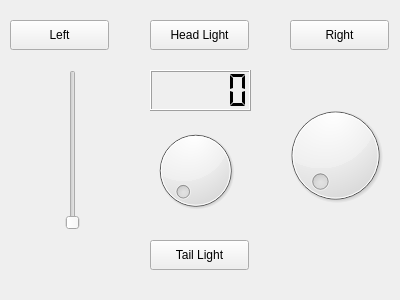
<?xml version="1.0" encoding="UTF-8"?>
<ui version="4.0">
 <class>Form</class>
 <widget class="QWidget" name="Form">
  <property name="geometry">
   <rect>
    <x>0</x>
    <y>0</y>
    <width>400</width>
    <height>300</height>
   </rect>
  </property>
  <property name="windowTitle">
   <string>Form</string>
  </property>
  <widget class="QSlider" name="verticalSlider">
   <property name="geometry">
    <rect>
     <x>60</x>
     <y>70</y>
     <width>26</width>
     <height>160</height>
    </rect>
   </property>
   <property name="orientation">
    <enum>Qt::Vertical</enum>
   </property>
  </widget>
  <widget class="QDial" name="dial">
   <property name="geometry">
    <rect>
     <x>280</x>
     <y>90</y>
     <width>111</width>
     <height>131</height>
    </rect>
   </property>
  </widget>
  <widget class="QPushButton" name="pushButton">
   <property name="geometry">
    <rect>
     <x>150</x>
     <y>20</y>
     <width>99</width>
     <height>30</height>
    </rect>
   </property>
   <property name="text">
    <string>Head Light</string>
   </property>
  </widget>
  <widget class="QPushButton" name="pushButton_2">
   <property name="geometry">
    <rect>
     <x>150</x>
     <y>240</y>
     <width>99</width>
     <height>30</height>
    </rect>
   </property>
   <property name="text">
    <string>Tail Light</string>
   </property>
  </widget>
  <widget class="QPushButton" name="pushButton_3">
   <property name="geometry">
    <rect>
     <x>10</x>
     <y>20</y>
     <width>99</width>
     <height>30</height>
    </rect>
   </property>
   <property name="text">
    <string>Left</string>
   </property>
  </widget>
  <widget class="QLCDNumber" name="lcdNumber">
   <property name="geometry">
    <rect>
     <x>150</x>
     <y>70</y>
     <width>101</width>
     <height>41</height>
    </rect>
   </property>
   <property name="segmentStyle">
    <enum>QLCDNumber::Flat</enum>
   </property>
   <property name="intValue" stdset="0">
    <number>0</number>
   </property>
  </widget>
  <widget class="QPushButton" name="pushButton_4">
   <property name="geometry">
    <rect>
     <x>290</x>
     <y>20</y>
     <width>99</width>
     <height>30</height>
    </rect>
   </property>
   <property name="text">
    <string>Right</string>
   </property>
  </widget>
  <widget class="QDial" name="dial_2">
   <property name="geometry">
    <rect>
     <x>150</x>
     <y>120</y>
     <width>91</width>
     <height>101</height>
    </rect>
   </property>
  </widget>
 </widget>
 <resources/>
 <connections>
  <connection>
   <sender>verticalSlider</sender>
   <signal>valueChanged(int)</signal>
   <receiver>lcdNumber</receiver>
   <slot>display(int)</slot>
   <hints>
    <hint type="sourcelabel">
     <x>79</x>
     <y>175</y>
    </hint>
    <hint type="destinationlabel">
     <x>210</x>
     <y>100</y>
    </hint>
   </hints>
  </connection>
 </connections>
</ui>
